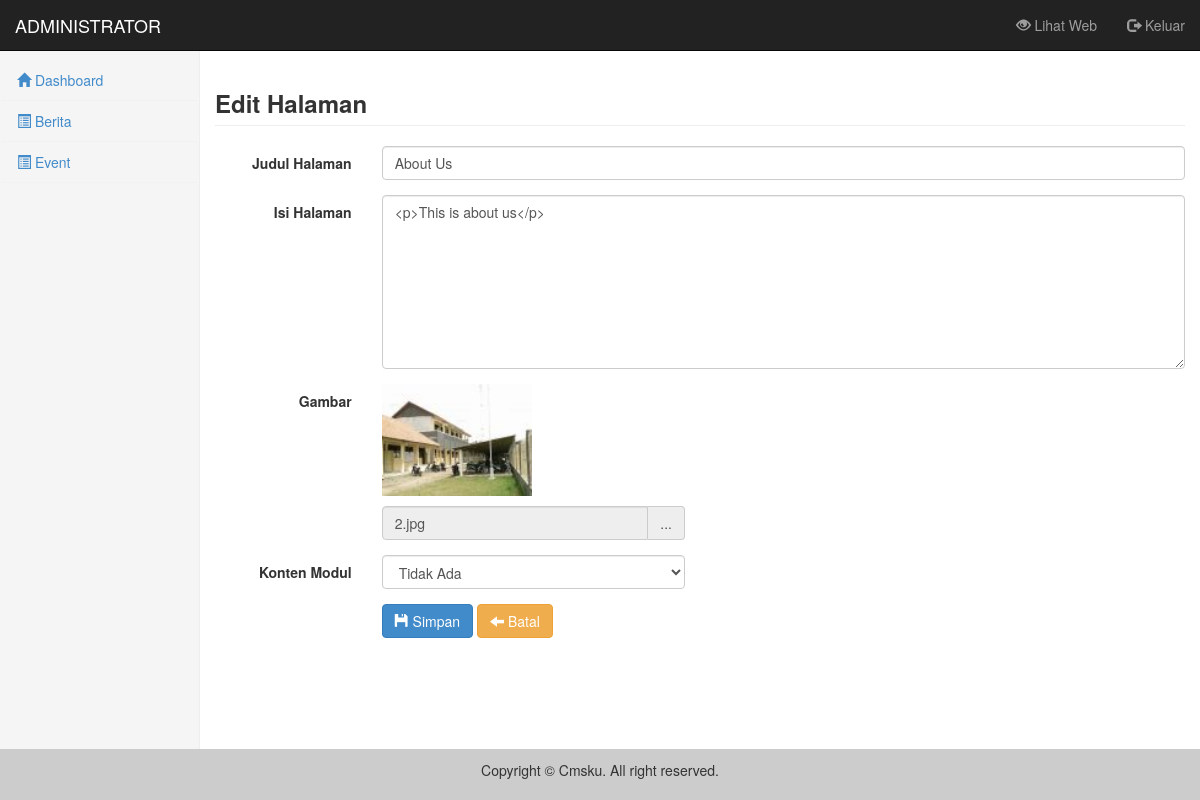
/admin/index.php?content=halaman&show=form&id=2 (signed in), run on the app's committed database.
### tables this page shows
CREATE TABLE IF NOT EXISTS `halaman` (
`id_halaman` int(10) NOT NULL,
  `judul` varchar(255) NOT NULL,
  `judul_seo` varchar(100) NOT NULL,
  `isi` text NOT NULL,
  `id_modul` int(5) NOT NULL,
  `gambar` varchar(255) NOT NULL,
  `hari` varchar(20) NOT NULL,
  `tanggal` date NOT NULL,
  `jam` time NOT NULL,
  `id_user` int(5) NOT NULL,
  `hits` int(10) NOT NULL
);

### library/function_form.php (the view, shortened to what this page needs)
<?php
function buka_form($link, $id, $aksi){
	echo'<form method="post" action="'.$link.'&show=action" class="form-horizontal" enctype="multipart/form-data">
			<input type="hidden" name="id" value="'.$id.'">
			<input type="hidden" name="aksi" value="'.$aksi.'">';
}
function buat_textbox($label, $nama, $nilai, $lebar='4', $tipe="text"){
	echo'<div class="form-group" id="'.$nama.'">
			<label for="'.$nama.'" class="col-sm-2 control-label">'.$label.'</label>
			<div class="col-sm-'.$lebar.'">
			  <input type="'.$tipe.'" class="form-control" name="'.$nama.'" value="'.$nilai.'">
			</div>
		 </div>';
}
function buat_textarea($label, $nama, $nilai, $class=''){
	echo'<div class="form-group" id="'.$nama.'">
			<label for="'.$nama.'" class="col-sm-2 control-label">'.$label.'</label>
			<div class="col-sm-10">
			  <textarea class="form-control '.$class.'" rows="8" name="'.$nama.'">'.$nilai.'</textarea>
			</div>
		 </div>';
}
function buat_combobox($label, $nama, $list, $nilai, $lebar='4'){
	echo'<div class="form-group" id="'.$nama.'">
			<label for="'.$nama.'" class="col-sm-2 control-label">'.$label.'</label>
			<div class="col-sm-'.$lebar.'">
			  <select class="form-control" name="'.$nama.'">';
		foreach($list as $ls){
			$select = $ls['val']==$nilai ? 'selected' : '';
			echo'<option value='.$ls['val'].' '.$select.'>'.$ls['cap'].'</option>';
		}
	echo'	  </select>
			</div>
		 </div>';
}
function buat_imagepicker($label, $nama, $nilai, $lebar='4'){
?>
<?php
	echo'<div class="form-group imagepicker">
			<label for="'.$nama.'" class="col-sm-2 control-label">'.$label.'</label>
			<div class="col-sm-'.$lebar.'">
			<div class="tampil-'.$nama.'">';
		if($nilai != "") echo'<img src="../media/thumbs/'.$nilai.'" width="150" style="margin-bottom: 10px">';
	echo'	</div>
			<div class="input-group">
			  <input type="text" class="form-control input-'.$nama.'" id="'.$nama.'" name="'.$nama.'" value="'.$nilai.'" readonly>
			  <a data-toggle="modal" data-target="#modal-'.$nama.'" class="input-group-addon btn btn-primary pilih-'.$nama.'">...</a>
			</div>
			</div>
			<div class="modal fade" id="modal-'.$nama.'" tabindex="-1" role="dialog" aria-labelledby="myModalLabel" aria-hidden="true">
				<div class="modal-dialog modal-lg">
					<div class="modal-content">
						<div class="modal-header">
							<button type="button" class="close" data-dismiss="modal" aria-label="Close"><span aria-hidden="true">&times;</span></button>
							<h4 class="modal-title" id="myModalLabel">File Manager</h4>
						</div>
						<div class="modal-body">
							<iframe src="../plugin/filemanager/dialog.php?type=1&field_id='.$nama.'&relative_url=1" width="100%" height="400" style="border: 0"></iframe>
						</div>
					</div>
				</div>
			</div>
		 </div>';
}
function tutup_form($link){
	echo'<div class="form-group">
			<div class="col-sm-offset-2 col-sm-10">
				<button type="submit" class="btn btn-primary">
					<i class="glyphicon glyphicon-floppy-disk"></i> Simpan
				</button>
				<a class="btn btn-warning" href="'.$link.'">
					<i class="glyphicon glyphicon-arrow-left"></i> Batal
				</a>
			</div>
		</div>
	</form>';
}
?>

### admin/content.php (shortened to what this page needs)
<?php
$content = isset($_GET['content']) ? $_GET['content'] : 'dashboard';
$kosong = true;
$page = array('dashboard', 'artikel', 'berita', 'event', 'kategori', 'tag', 'halaman', 'komentar', 'media', 'modul', 'template', 'menu', 'widget', 'layout', 'user', 'setting', 'backuprestore');
foreach($page as $pg){
	if($content == $pg and $kosong){
		include 'content/'.$pg.'.php';
		$kosong = false;
	}
}
?>

### data on the page
halaman: judul "About Us", isi "<p>This is about us</p>", gambar (picture), gambar "2.jpg"

### other printed values
$judul "Dashboard"
$judul "Berita"
$judul "Event"
form field konten "Tidak Ada"
